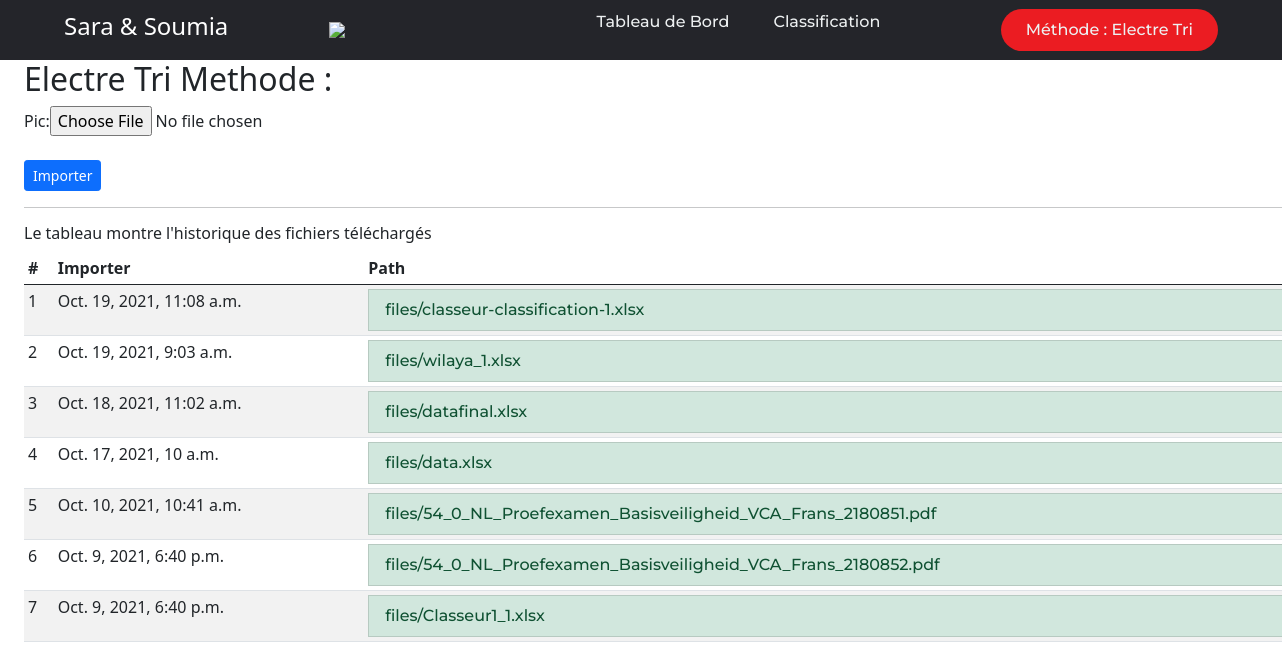
/, run on an earlier commit of the app's database.
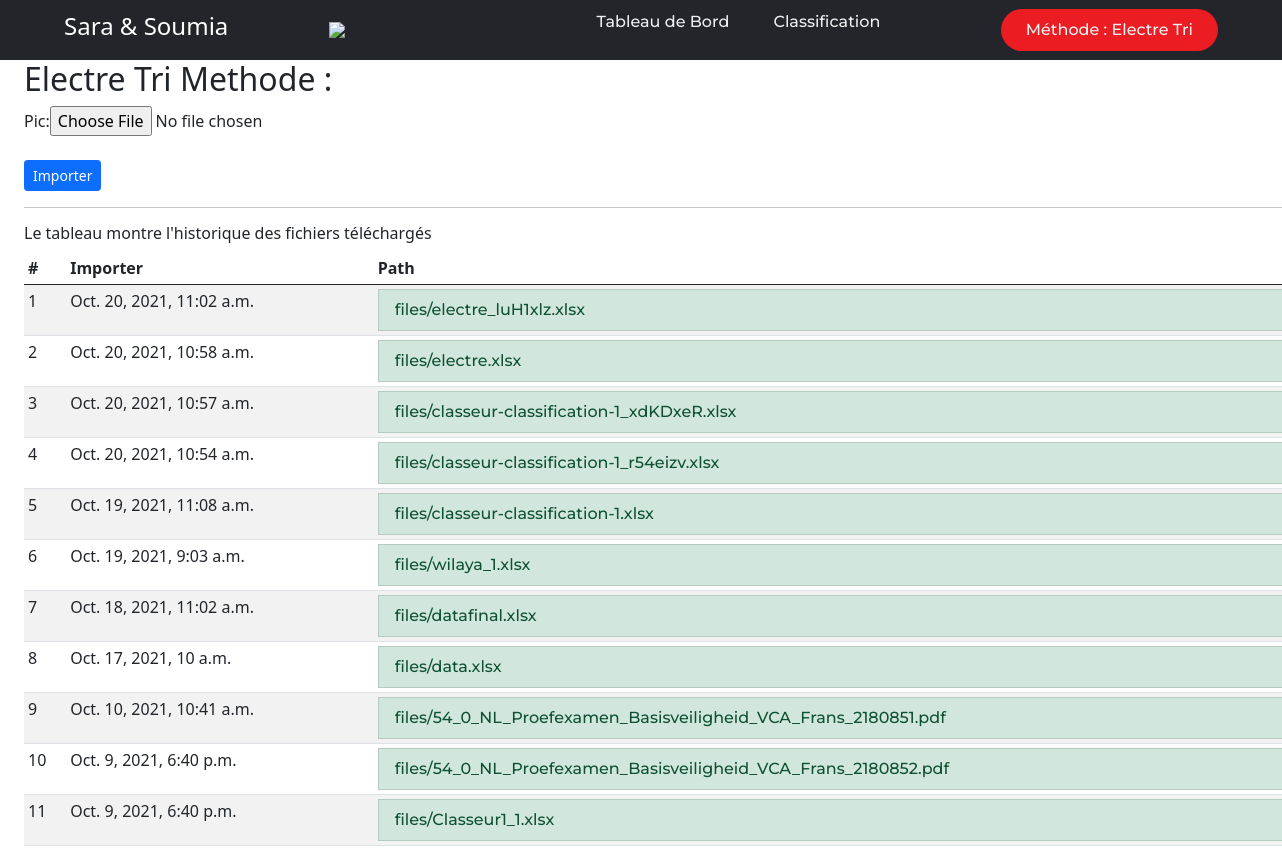
And on a later commit of the database.
### uploader/models.py (models this page shows)
class Upload(models.Model):
    pic = models.FileField(upload_to="files/")
    upload_date=models.DateTimeField(auto_now_add =True)

### uploader/views.py (the view)
# urls.py: 2. Add a URL to urlpatterns:  path('', views.home, name='home')
def home(request):
    if request.method=="POST":
        img = UploadForm(request.POST, request.FILES)
        if img.is_valid():
            img.save()
            return HttpResponseRedirect(reverse('imageupload'))
    else:
        img=UploadForm()
    files=Upload.objects.all().order_by('-upload_date')
    return render(request,'home.html',{'form':img,'files':files})

### uploader/models.py
class UploadForm(ModelForm):
    class Meta:
        model = Upload
        fields = ('pic',)

### uploader/templates/home.html (shortened to what this page needs)
<!doctype html>
<html lang="en">
  <head>
    <link href="https://getbootstrap.com/docs/5.1/dist/css/bootstrap.min.css"
      rel="stylesheet"
>
    <link href="https://getbootstrap.com/docs/5.1/dist/css/bootstrap.min.css"
      rel="stylesheet"
>
    <link rel="stylesheet" type="text/css"
      href="https://cdn.datatables.net/1.11.3/css/jquery.dataTables.css">
    <link
      href="https://getbootstrap.com/docs/5.1/examples/dashboard/dashboard.css"
      rel="stylesheet">
  </head>
  <body>
    {% include "top.html" %}
    <div class="container-fluid">
      <div class="row">
        <main class="col-md-12 ms-sm-auto col-lg-12 px-md-4">
          <h2>Electre Tri Methode :</h2>
          <form action="#" method="post" enctype="multipart/form-data">
            {{form}}
            <br>
            <br>
            <div class="form-group">
              <input type="submit" value="Importer" class="btn btn-sm
                btn-primary"
                accept="application/vnd.openxmlformats-officedocument.spreadsheetml.sheet,
                application/vnd.ms-excel" />
            </div>
          </form>
          <hr>
          <h6>
            Le tableau montre l'historique des fichiers téléchargés
          </h6>
          <div class="table-responsive">
            <table class="table table-striped table-sm">
              <thead>
                <tr>
                  <th scope="col">#</th>
                  <th scope="col">Importer</th>
                  <th scope="col">Path</th>
                </tr>
              </thead>
              <tbody>
                {% for file in files %}
                <tr>
                  <td>{{forloop.counter}}</td>
                  <td>{{file.upload_date}}</td>
                  <td>
                    <a href="files/{{ file.id}}" class="list-group-item
                      list-group-item-success">
                      {{ file.pic }}
                    </a>
                  </td>
                </tr>
                {% endfor %}
              </tbody>
            </table>
          </div>
        </main>
      </div>
    </div>
  </body>
</html>

What changed in the data, as far as the page shows it:
added Upload: upload_date "Oct. 20, 2021, 11:02 a.m.", pic "files/electre_luH1xlz.xlsx"
added Upload: upload_date "Oct. 20, 2021, 10:58 a.m.", pic "files/electre.xlsx"
added Upload: upload_date "Oct. 20, 2021, 10:57 a.m.", pic "files/classeur-classification-1_xdKDxeR.xlsx"
added Upload: upload_date "Oct. 20, 2021, 10:54 a.m.", pic "files/classeur-classification-1_r54eizv.xlsx"
